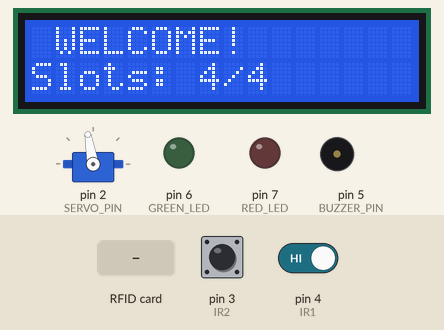
This sketch was run on a simulated Arduino Uno, built with avr-gcc and run on an emulated ATmega328P. Parts: 16×2 character LCD, servo, output pins drawn as LEDs (lit = HIGH), buzzer (waves = sounding, pin HIGH). The inputs (shaded band) are chosen by the test bench; at power-on: pin 4 (IR1) HIGH, pin 3 (IR2) HIGH. Pins used as bus, display or sensor lines are not drawn; what the sketch prints to the serial monitor is not drawn.

Above: at 3.8 s.
3.9 s: pin 4 (IR1) driven LOW
At 6.2 s:
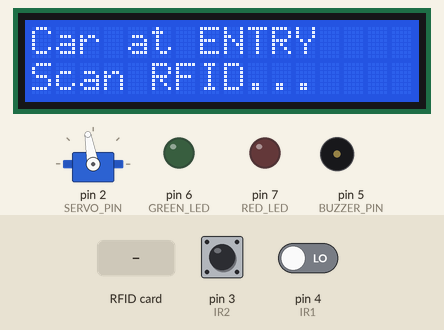
6.9 s: RFID card BC 0A D5 05 held to the reader
At 9.0 s:
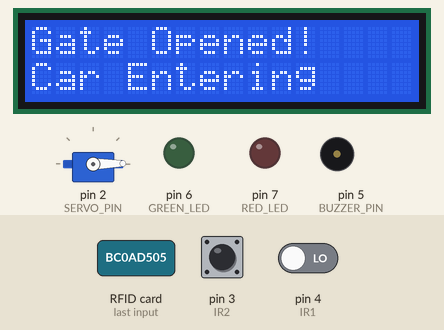
9.5 s: pin 3 (IR2) pulsed LOW 2 times (0.12 s each, 0.3 s apart)
At 11.6 s:
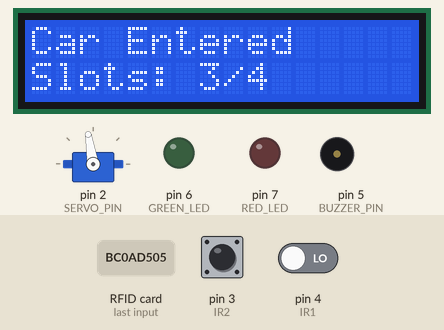
13.1 s: pin 3 (IR2) driven LOW
At 16.7 s:
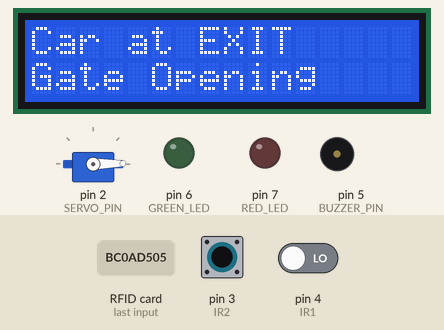
Timing chart, 0 to 27.2 s (numbered marks = the images above; inputs shaded):
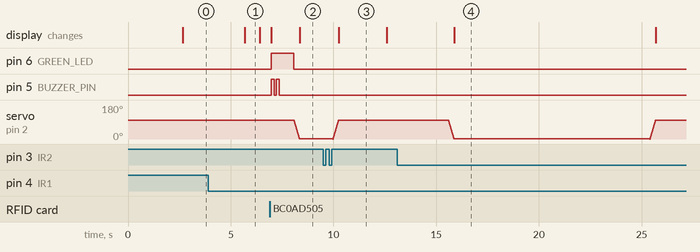

The sketch:

experiment.ino
```cpp
#include <Wire.h>
#include <LiquidCrystal_I2C.h>
#include <Servo.h>
#include <SPI.h>
#include <MFRC522.h>

#define SS_PIN      10
#define RST_PIN     9
#define SERVO_PIN   2
#define BUZZER_PIN  5
#define GREEN_LED   6
#define RED_LED     7

String UID = "BC 0A D5 05";

MFRC522 rfid(SS_PIN, RST_PIN);
Servo myservo;
LiquidCrystal_I2C lcd(0x27, 16, 2);

int IR1 = 4;   // Entry
int IR2 = 3;   // Exit

int availableSlots = 4;
const int MaxSlots = 4;

unsigned long lastActionTime = 0;

void setup() {
  Serial.begin(9600);
  lcd.init();
  lcd.backlight();

  pinMode(IR1, INPUT_PULLUP);
  pinMode(IR2, INPUT_PULLUP);
  pinMode(BUZZER_PIN, OUTPUT);
  pinMode(GREEN_LED, OUTPUT);
  pinMode(RED_LED, OUTPUT);

  myservo.attach(SERVO_PIN);
  myservo.write(100);

  lcd.setCursor(0, 0);
  lcd.print(" ARDUINO ");
  lcd.setCursor(0, 1);
  lcd.print(" PARKING SYSTEM ");
  delay(2500);
  lcd.clear();

  SPI.begin();
  rfid.PCD_Init();
  updateDisplay();
}

void loop() {
  if (millis() - lastActionTime < 3000) {
    delay(50);
    return;
  }

  // Check Exit FIRST (Higher Priority for now)
  if (digitalRead(IR2) == LOW) {
    Serial.println("EXIT Sensor Triggered");
    lastActionTime = millis();

    if (availableSlots < MaxSlots) {
      smoothOpenGate();
      availableSlots++;

      lcd.clear();
      lcd.setCursor(0, 0);
      lcd.print("Car at EXIT");
      lcd.setCursor(0, 1);
      lcd.print("Gate Opening");
      delay(1500);

      waitForSensor(IR1, LOW, 8000);
      waitForSensor(IR1, HIGH, 8000);

      smoothCloseGate();
      showSlotUpdate("Car Exited", availableSlots);
    } else {
      lcd.clear();
      lcd.setCursor(0, 0);
      lcd.print(" No Cars Inside ");
      delay(2000);
    }
    updateDisplay();
    return;
  }

  // Entry
  if (digitalRead(IR1) == LOW) {
    Serial.println("ENTRY Sensor Triggered");
    lastActionTime = millis();

    lcd.clear();
    lcd.setCursor(0, 0);
    lcd.print("Car at ENTRY");
    lcd.setCursor(0, 1);
    lcd.print("Scan RFID...");
    delay(700);

    if (availableSlots > 0) {
      if (rfunc() == 1) {
        availableSlots--;
        smoothOpenGate();
        lcd.clear();
        lcd.setCursor(0, 0);
        lcd.print("Gate Opened!");
        lcd.setCursor(0, 1);
        lcd.print("Car Entering");
        delay(1500);

        waitForSensor(IR2, LOW, 8000);
        waitForSensor(IR2, HIGH, 8000);

        smoothCloseGate();
        showSlotUpdate("Car Entered", availableSlots);
      }
    } else {
      lcd.clear();
      lcd.setCursor(0, 0);
      lcd.print("Parking Full!");
      delay(2000);
    }
    updateDisplay();
  }
}

// Helpers
void waitForSensor(int pin, int state, unsigned long timeout) {
  unsigned long start = millis();
  while (digitalRead(pin) != state && millis() - start < timeout) delay(50);
}

void showSlotUpdate(String action, int slots) {
  lcd.clear();
  lcd.setCursor(0, 0);
  lcd.print(action);
  lcd.setCursor(0, 1);
  lcd.print("Slots: ");
  lcd.print(slots);
  lcd.print("/");
  lcd.print(MaxSlots);
  delay(2300);
}

void smoothOpenGate() {
  for (int pos = 100; pos >= 0; pos -= 3) myservo.write(pos), delay(8);
}

void smoothCloseGate() {
  for (int pos = 0; pos <= 100; pos += 3) myservo.write(pos), delay(8);
}

void updateDisplay() {
  lcd.clear();
  lcd.setCursor(0, 0);
  lcd.print(" WELCOME! ");
  lcd.setCursor(0, 1);
  lcd.print("Slots: ");
  lcd.print(availableSlots);
  lcd.print("/");
  lcd.print(MaxSlots);
  if (availableSlots == 0) lcd.print(" FULL");
  lastActionTime = millis();
}

int rfunc() {
  lcd.clear();
  lcd.setCursor(3, 0);
  lcd.print("Welcome!");
  lcd.setCursor(1, 1);
  lcd.print("Scan RFID Card");

  unsigned long start = millis();
  while (millis() - start < 10000) {
    if (rfid.PICC_IsNewCardPresent() && rfid.PICC_ReadCardSerial()) break;
    delay(50);
  }

  if (millis() - start >= 10000) {
    lcd.clear();
    lcd.print("Timed Out!");
    delay(1500);
    return 0;
  }

  String ID = "";
  for (byte i = 0; i < rfid.uid.size; i++) {
    if (rfid.uid.uidByte[i] < 0x10) ID += "0";
    ID += String(rfid.uid.uidByte[i], HEX);
    if (i < rfid.uid.size - 1) ID += " ";
  }
  ID.toUpperCase();

  if (ID == UID) {
    lcd.clear();
    lcd.setCursor(0, 0);
    lcd.print("ACCESS GRANTED");
    digitalWrite(GREEN_LED, HIGH);
    digitalWrite(BUZZER_PIN, HIGH); delay(150); digitalWrite(BUZZER_PIN, LOW); delay(100);
    digitalWrite(BUZZER_PIN, HIGH); delay(150); digitalWrite(BUZZER_PIN, LOW);
    delay(700);
    digitalWrite(GREEN_LED, LOW);
    rfid.PICC_HaltA();
    rfid.PCD_StopCrypto1();
    return 1;
  } else {
    lcd.clear();
    lcd.setCursor(0, 0);
    lcd.print("ACCESS DENIED");
    digitalWrite(RED_LED, HIGH);
    digitalWrite(BUZZER_PIN, HIGH); delay(400); digitalWrite(BUZZER_PIN, LOW);
    delay(800);
    digitalWrite(RED_LED, LOW);
    rfid.PICC_HaltA();
    rfid.PCD_StopCrypto1();
    return 0;
  }
}
```

Measured:
- after the input at 3.9 s, the display: changes after 1.8 s (image 1)
- after the input at 6.9 s, pin 6 (GREEN_LED): LOW → HIGH after 0.06 s, → LOW 1.1 s later; pin 5 (BUZZER_PIN): alternates HIGH for 0.15 s and LOW for 0.10 s, 4 changes in all, then stays LOW, starting after 0.06 s
- after the input at 9.5 s, the display: changes after 0.76 s (image 3)
- after the input at 13.1 s, the display: changes after 2.8 s (image 4)
- what the display in image 1 shows lasts 0.7 s, from 5.7 s to 6.4 s
- what the display in image 3 shows lasts 2.3 s, from 10.3 s to 12.6 s
